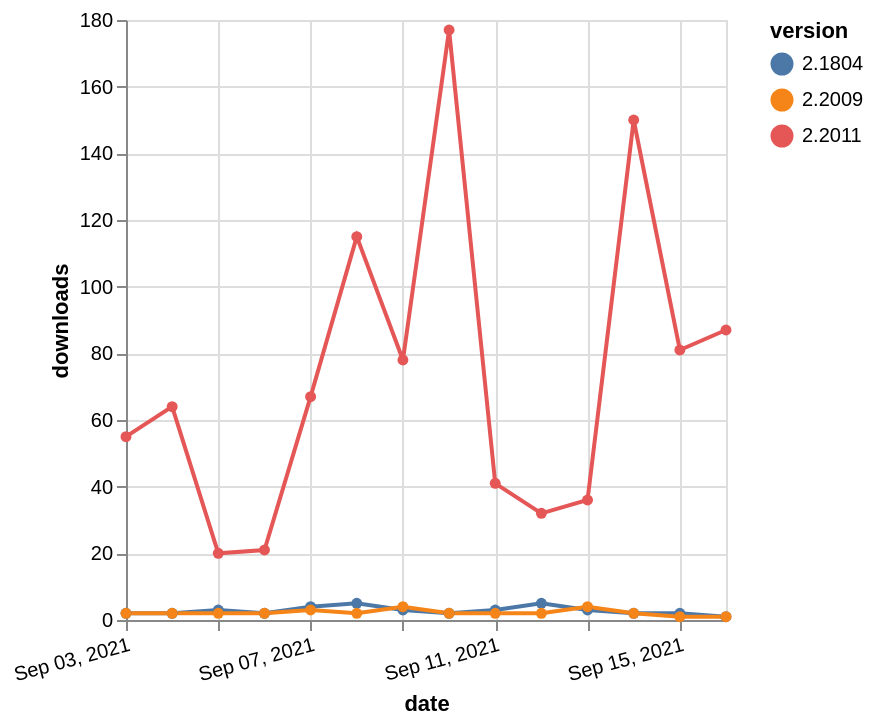

Describe this chart as a Vega-Lite specification.
### Vega-Lite specification from a JSON file in a GitHub repository (floating-point values rounded to 4 significant figures)
{"$schema": "https://vega.github.io/schema/vega-lite/v5.json", "description": "A simple bar chart with embedded data.", "data": {"values": [{"date": "2021-09-03", "total": 5118, "delta": 2, "version": "2.1804"}, {"date": "2021-09-04", "total": 5120, "delta": 2, "version": "2.1804"}, {"date": "2021-09-05", "total": 5123, "delta": 3, "version": "2.1804"}, {"date": "2021-09-06", "total": 5125, "delta": 2, "version": "2.1804"}, {"date": "2021-09-07", "total": 5129, "delta": 4, "version": "2.1804"}, {"date": "2021-09-08", "total": 5134, "delta": 5, "version": "2.1804"}, {"date": "2021-09-09", "total": 5137, "delta": 3, "version": "2.1804"}, {"date": "2021-09-10", "total": 5139, "delta": 2, "version": "2.1804"}, {"date": "2021-09-11", "total": 5142, "delta": 3, "version": "2.1804"}, {"date": "2021-09-12", "total": 5147, "delta": 5, "version": "2.1804"}, {"date": "2021-09-13", "total": 5150, "delta": 3, "version": "2.1804"}, {"date": "2021-09-14", "total": 5152, "delta": 2, "version": "2.1804"}, {"date": "2021-09-15", "total": 5154, "delta": 2, "version": "2.1804"}, {"date": "2021-09-16", "total": 5155, "delta": 1, "version": "2.1804"}, {"date": "2021-09-03", "total": 74504, "delta": 55, "version": "2.2011"}, {"date": "2021-09-04", "total": 74568, "delta": 64, "version": "2.2011"}, {"date": "2021-09-05", "total": 74588, "delta": 20, "version": "2.2011"}, {"date": "2021-09-06", "total": 74609, "delta": 21, "version": "2.2011"}, {"date": "2021-09-07", "total": 74676, "delta": 67, "version": "2.2011"}, {"date": "2021-09-08", "total": 74791, "delta": 115, "version": "2.2011"}, {"date": "2021-09-09", "total": 74869, "delta": 78, "version": "2.2011"}, {"date": "2021-09-10", "total": 75046, "delta": 177, "version": "2.2011"}, {"date": "2021-09-11", "total": 75087, "delta": 41, "version": "2.2011"}, {"date": "2021-09-12", "total": 75119, "delta": 32, "version": "2.2011"}, {"date": "2021-09-13", "total": 75155, "delta": 36, "version": "2.2011"}, {"date": "2021-09-14", "total": 75305, "delta": 150, "version": "2.2011"}, {"date": "2021-09-15", "total": 75386, "delta": 81, "version": "2.2011"}, {"date": "2021-09-16", "total": 75473, "delta": 87, "version": "2.2011"}, {"date": "2021-09-03", "total": 4731, "delta": 2, "version": "2.2009"}, {"date": "2021-09-04", "total": 4733, "delta": 2, "version": "2.2009"}, {"date": "2021-09-05", "total": 4735, "delta": 2, "version": "2.2009"}, {"date": "2021-09-06", "total": 4737, "delta": 2, "version": "2.2009"}, {"date": "2021-09-07", "total": 4740, "delta": 3, "version": "2.2009"}, {"date": "2021-09-08", "total": 4742, "delta": 2, "version": "2.2009"}, {"date": "2021-09-09", "total": 4746, "delta": 4, "version": "2.2009"}, {"date": "2021-09-10", "total": 4748, "delta": 2, "version": "2.2009"}, {"date": "2021-09-11", "total": 4750, "delta": 2, "version": "2.2009"}, {"date": "2021-09-12", "total": 4752, "delta": 2, "version": "2.2009"}, {"date": "2021-09-13", "total": 4756, "delta": 4, "version": "2.2009"}, {"date": "2021-09-14", "total": 4758, "delta": 2, "version": "2.2009"}, {"date": "2021-09-15", "total": 4759, "delta": 1, "version": "2.2009"}, {"date": "2021-09-16", "total": 4760, "delta": 1, "version": "2.2009"}]}, "width": "container", "mark": {"type": "line", "point": {"filled": true}}, "encoding": {"x": {"field": "date", "type": "temporal", "timeUnit": "yearmonthdate", "title": "date", "axis": {"labelAngle": -15}}, "y": {"field": "delta", "type": "quantitative", "title": "downloads"}, "color": {"field": "version", "type": "nominal"}, "tooltip": {"field": "delta"}}}
